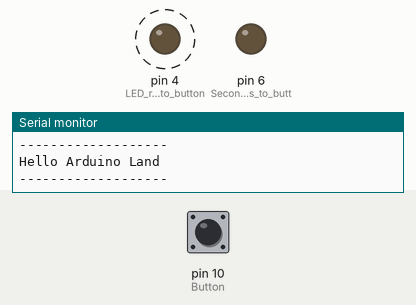
This sketch was run on a simulated Arduino Uno, built with avr-gcc and run on an emulated ATmega328P. On the bench: output pins drawn as LEDs (lit = HIGH), the last lines printed to the serial monitor. Dashed ring = blinking. The inputs (shaded band) are chosen by the test bench; at power-on: pin 10 (Button) LOW.

Above: at 2.7 s.
2.8 s: pin 10 (Button) pulled HIGH for 0.15 s
At 2.87 s:
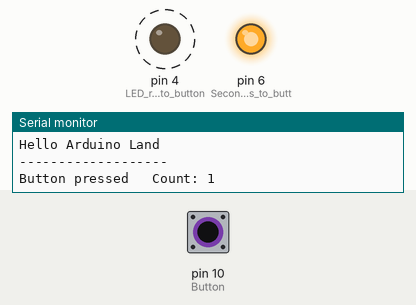
5.8 s: pin 10 (Button) pulled HIGH for 1 s
At 8.3 s:
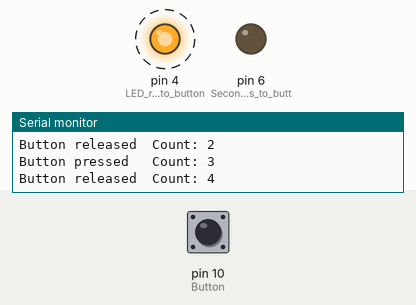
8.8 s: pin 10 (Button) pulled HIGH for 3.2 s
At 10.0 s:
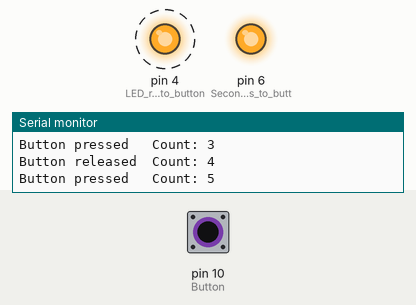
Timing chart, 0 to 19.5 s (numbered marks = the images above; inputs shaded):
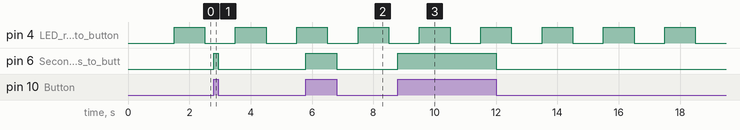

The sketch:

5-1.ino
```cpp
void setup() {
  Serial.begin(9600);
  delay(1500);

  Serial.println("-------------------");
  Serial.println("Hello Arduino Land");
  Serial.println("-------------------");

  pinMode(4, OUTPUT);   // LED reacts to button
  pinMode(6, OUTPUT);   // Second LED reacts to button
  pinMode(10, INPUT);   // Button
}

int currentInputState = 0;
int previousInputState = 0;
int changeCount = 0;

unsigned long previousBlinkTime = 0;
bool blinkState = false;

void loop() {

  // --- LED on pin 13 blinking every 1 second ---
  unsigned long currentTime = millis();

  if (currentTime - previousBlinkTime >= 1000) {  // 1 second interval
    previousBlinkTime = currentTime;
    blinkState = !blinkState;
    digitalWrite(4, blinkState);  // Toggle LED
  }


  // --- Button and instant LED reaction ---
  currentInputState = digitalRead(10);

  if (currentInputState != previousInputState) {
    changeCount++;

    if (currentInputState == HIGH) {
      Serial.print("Button pressed   Count: ");
      Serial.println(changeCount);
    } else {
      Serial.print("Button released  Count: ");
      Serial.println(changeCount);
    }

    // Both LEDs respond immediately to button state
    digitalWrite(6, currentInputState);

    previousInputState = currentInputState;
  }
}
```

Measured:
- after the input at 2.8 s, pin 6 (Second_LED_reacts_to_butt): LOW → HIGH at once, → LOW 0.15 s later
- after the input at 5.8 s, pin 6 (Second_LED_reacts_to_butt): LOW → HIGH at once, → LOW 1.0 s later
- after the input at 8.8 s, pin 6 (Second_LED_reacts_to_butt): LOW → HIGH at once, → LOW 3.2 s later
- by itself, pin 4 (LED_reacts_to_button): alternates HIGH for 1.0 s and LOW for 1.0 s
